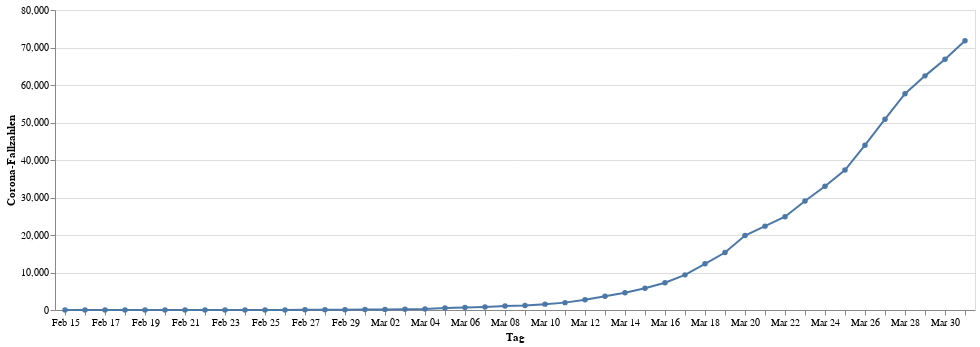

Notebook source saved alongside this figure:
### Code cell
infections = alt.Chart(data).mark_line(point=True).encode(
    alt.X("monthdate(day):O", title="Tag"),
    alt.Y("cases:Q", title="Corona-Fallzahlen"))
infections

### Figure 1 — Vega-Lite specification as saved in the notebook (floating-point values rounded to 4 significant figures)
{"config": {"view": {"continuousWidth": 400, "continuousHeight": 300}}, "data": {"name": "data-19a4bacd8a97642f790d815b378e6f21"}, "mark": {"type": "line", "point": true}, "encoding": {"x": {"type": "ordinal", "field": "day", "timeUnit": "monthdate", "title": "Tag"}, "y": {"type": "quantitative", "field": "cases", "title": "Corona-Fallzahlen"}}, "$schema": "https://vega.github.io/schema/vega-lite/v4.0.2.json", "datasets": {"data-19a4bacd8a97642f790d815b378e6f21": [{"day": "2020-02-15T00:00:00", "cases": 16}, {"day": "2020-02-16T00:00:00", "cases": 16}, {"day": "2020-02-17T00:00:00", "cases": 16}, {"day": "2020-02-18T00:00:00", "cases": 16}, {"day": "2020-02-19T00:00:00", "cases": 16}, {"day": "2020-02-20T00:00:00", "cases": 16}, {"day": "2020-02-21T00:00:00", "cases": 16}, {"day": "2020-02-22T00:00:00", "cases": 16}, {"day": "2020-02-23T00:00:00", "cases": 16}, {"day": "2020-02-24T00:00:00", "cases": 16}, {"day": "2020-02-25T00:00:00", "cases": 18}, {"day": "2020-02-26T00:00:00", "cases": 26}, {"day": "2020-02-27T00:00:00", "cases": 48}, {"day": "2020-02-28T00:00:00", "cases": 74}, {"day": "2020-02-29T00:00:00", "cases": 79}, {"day": "2020-03-01T00:00:00", "cases": 130}, {"day": "2020-03-02T00:00:00", "cases": 165}, {"day": "2020-03-03T00:00:00", "cases": 203}, {"day": "2020-03-04T00:00:00", "cases": 262}, {"day": "2020-03-05T00:00:00", "cases": 545}, {"day": "2020-03-06T00:00:00", "cases": 670}, {"day": "2020-03-07T00:00:00", "cases": 800}, {"day": "2020-03-08T00:00:00", "cases": 1040}, {"day": "2020-03-09T00:00:00", "cases": 1224}, {"day": "2020-03-10T00:00:00", "cases": 1565}, {"day": "2020-03-11T00:00:00", "cases": 1966}, {"day": "2020-03-12T00:00:00", "cases": 2745}, {"day": "2020-03-13T00:00:00", "cases": 3675}, {"day": "2020-03-14T00:00:00", "cases": 4599}, {"day": "2020-03-15T00:00:00", "cases": 5813}, {"day": "2020-03-16T00:00:00", "cases": 7272}, {"day": "2020-03-17T00:00:00", "cases": 9367}, {"day": "2020-03-18T00:00:00", "cases": 12327}, {"day": "2020-03-19T00:00:00", "cases": 15320}, {"day": "2020-03-20T00:00:00", "cases": 19848}, {"day": "2020-03-21T00:00:00", "cases": 22364}, {"day": "2020-03-22T00:00:00", "cases": 24873}, {"day": "2020-03-23T00:00:00", "cases": 29056}, {"day": "2020-03-24T00:00:00", "cases": 32991}, {"day": "2020-03-25T00:00:00", "cases": 37323}, {"day": "2020-03-26T00:00:00", "cases": 43938}, {"day": "2020-03-27T00:00:00", "cases": 50871}, {"day": "2020-03-28T00:00:00", "cases": 57695}, {"day": "2020-03-29T00:00:00", "cases": 62435}, {"day": "2020-03-30T00:00:00", "cases": 66885}, {"day": "2020-03-31T00:00:00", "cases": 71808}]}}
